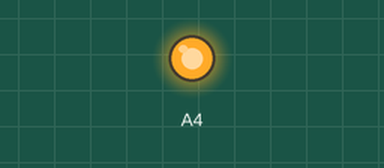
This sketch was run on a simulated Arduino Uno, built with avr-gcc and run on an emulated ATmega328P. Parts: output pins drawn as LEDs (lit = HIGH).

Above: at 0.1 s.
At 5.7 s:
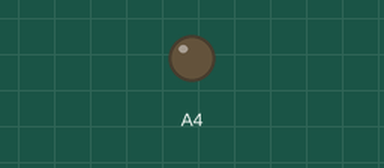
Timing chart, 0 to 12.9 s (numbered marks = the images above):
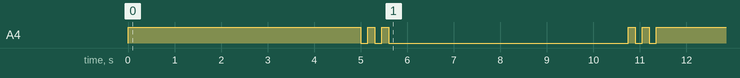

The sketch:

ledtest.ino
```cpp
void setup() {
  // put your setup code here, to run once:
  pinMode(A4, OUTPUT);
  digitalWrite(A4, 1);
  delay(5000);

  blinkled(0);

  delay(5000);

  blinkled(1);

}

void loop() {
  // put your main code here, to run repeatedly:

}

void blinkled(bool status){
    byte limit;
    status ? limit = 5 : limit = 7;
    for(int i = (int)status; i < 5 + (int)status; i++){
        digitalWrite(A4, (bool)(i % 2));  //Sätt på/stäng av en Led som visar om larmet är på eller av
        //tone(pin, toneheight, 50);
        delay(150);
    }
}
```
